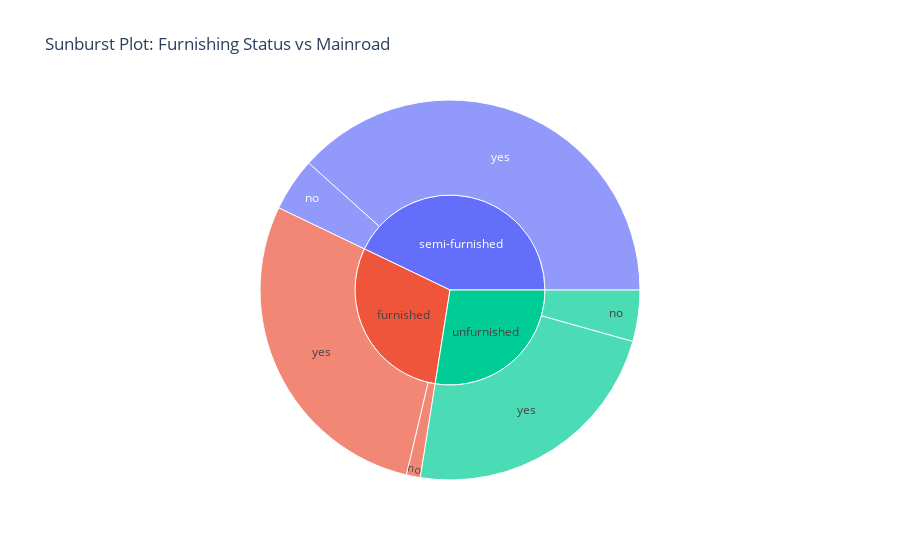

The notebook cell this image was saved under:
### Markdown cell above
### **1.Sunburst Plot (Hierarchical Data)**
A Sunburst Plot is a radial visualization that is especially useful for displaying hierarchical relationships. It is often used to represent how different categories are related to each other, showing parent-child relationships in a circular layout.

Example: Visualizing a Hierarchical Data Structure

### Code cell
import pandas as pd
import plotly.express as px



# Convert categorical columns to string type (if not already)
df['furnishingstatus'] = df['furnishingstatus'].astype(str)
df['mainroad'] = df['mainroad'].astype(str)

# Create Sunburst Plot: Furnishing Status vs Mainroad
fig = px.sunburst(df,
                  path=['furnishingstatus', 'mainroad'],
                  values='price',  # Size of segments will be based on price
                  title="Sunburst Plot: Furnishing Status vs Mainroad")
fig.show()

### Figure 1 — Plotly figure (JSON) as saved in the notebook; plotly's stock layout.template omitted (floating-point values rounded to 4 significant figures)
{"data": [{"branchvalues": "total", "domain": {"x": [0, 1], "y": [0, 1]}, "hovertemplate": "labels=%{label}<br>price=%{value}<br>parent=%{parent}<br>id=%{id}<extra></extra>", "ids": ["furnished/no", "semi-furnished/no", "unfurnished/no", "furnished/yes", "semi-furnished/yes", "unfurnished/yes", "furnished", "semi-furnished", "unfurnished"], "labels": ["no", "no", "no", "yes", "yes", "yes", "furnished", "semi-furnished", "unfurnished"], "name": "", "parents": ["furnished", "semi-furnished", "unfurnished", "furnished", "semi-furnished", "unfurnished", "", "", ""], "type": "sunburst", "values": [30709000, 117683650, 113323000, 738688440, 996324350, 601139000, 769397440, 1114008000, 714462000]}], "layout": {"legend": {"tracegroupgap": 0}, "title": {"text": "Sunburst Plot: Furnishing Status vs Mainroad"}}}
